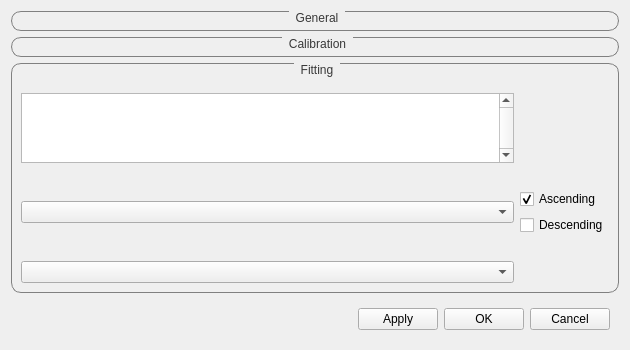
<?xml version="1.0" encoding="UTF-8"?>
<ui version="4.0">
 <class>Form</class>
 <widget class="QWidget" name="Form">
  <property name="geometry">
   <rect>
    <x>0</x>
    <y>0</y>
    <width>630</width>
    <height>184</height>
   </rect>
  </property>
  <property name="windowTitle">
   <string>Engineering Diffraction Analysis - Settings</string>
  </property>
  <property name="styleSheet">
   <string notr="true">QGroupBox {
border: 1px solid grey;border-radius: 10px;margin-top: 1ex; margin-right: 0ex
}
QGroupBox:title {
                          subcontrol-origin: margin;
                          subcontrol-position: top center;
                          padding-top: 0px;
                          padding-bottom: 0px;
							  padding-left: 5px;
                          padding-right: 5px;
                          color: rgb(56, 56, 56)
}</string>
  </property>
  <layout class="QVBoxLayout" name="verticalLayout">
   <item>
    <widget class="QGroupBox" name="group_general">
     <property name="title">
      <string>General</string>
     </property>
     <layout class="QGridLayout" name="gridLayout">
      <item row="0" column="0">
       <widget class="FileFinderWidget" name="finder_save" native="true"/>
      </item>
     </layout>
    </widget>
   </item>
   <item>
    <widget class="QGroupBox" name="group_calib">
     <property name="title">
      <string>Calibration</string>
     </property>
     <layout class="QGridLayout" name="gridLayout_2">
      <item row="0" column="0">
       <widget class="FileFinderWidget" name="finder_fullCalib" native="true"/>
      </item>
     </layout>
    </widget>
   </item>
   <item>
    <widget class="QGroupBox" name="fitting">
     <property name="title">
      <string>Fitting</string>
     </property>
     <layout class="QGridLayout" name="gridLayout_3">
	  <item row="0" column="0">
	   <widget class="QLabel" name="log_list_label"></widget>
	  </item>
      <item row="1" column="0">
       <widget class="QListWidget" name="log_list">
		<property name="verticalScrollBarPolicy">
		  <enum>Qt::ScrollBarAlwaysOn</enum>
        </property>
       </widget>
      </item>
	  <item row="2" column="0">
	   <widget class="QLabel" name="primary_log_label"></widget>
	  </item>
	  <item row="3" column="0">
       <widget class="QComboBox" name="primary_log">
       </widget>
      </item>
	  <item row="3" column="1">
	   <layout class="QVBoxLayout" name="SeqFitOrder_layout">
	    <item>
         <widget class="QCheckBox" name="check_ascending">
          <property name="text">
           <string>Ascending</string>
          </property>
		  <property name="checked">
           <bool>true</bool>
          </property>
	    </widget>
	    </item>
		<item>
         <widget class="QCheckBox" name="check_descending">
          <property name="text">
           <string>Descending</string>
          </property>
		  <property name="checked">
           <bool>false</bool>
          </property>
	    </widget>
	    </item>
	   </layout>
	  </item>
	  <item row="4" column="0">
	   <widget class="QLabel" name="peak_list_label"></widget>
	  </item>
	  <item row="5" column="0">
       <widget class="QComboBox" name="peak_list"></widget>
      </item>
     </layout>
    </widget>
   </item>
   <item>
    <spacer name="verticalSpacer">
     <property name="orientation">
      <enum>Qt::Vertical</enum>
     </property>
     <property name="sizeHint" stdset="0">
      <size>
       <width>20</width>
       <height>40</height>
      </size>
     </property>
    </spacer>
   </item>
   <item>
    <widget class="QFrame" name="frame">
     <property name="sizePolicy">
      <sizepolicy hsizetype="Preferred" vsizetype="Minimum">
       <horstretch>0</horstretch>
       <verstretch>0</verstretch>
      </sizepolicy>
     </property>
     <property name="frameShape">
      <enum>QFrame::NoFrame</enum>
     </property>
     <property name="frameShadow">
      <enum>QFrame::Raised</enum>
     </property>
     <layout class="QHBoxLayout" name="horizontalLayout">
      <item>
       <spacer name="horizontalSpacer">
        <property name="orientation">
         <enum>Qt::Horizontal</enum>
        </property>
        <property name="sizeHint" stdset="0">
         <size>
          <width>40</width>
          <height>20</height>
         </size>
        </property>
       </spacer>
      </item>
      <item>
       <widget class="QPushButton" name="btn_apply">
        <property name="text">
         <string>Apply</string>
        </property>
       </widget>
      </item>
      <item>
       <widget class="QPushButton" name="btn_ok">
        <property name="text">
         <string>OK</string>
        </property>
       </widget>
      </item>
      <item>
       <widget class="QPushButton" name="btn_cancel">
        <property name="text">
         <string>Cancel</string>
        </property>
       </widget>
      </item>
     </layout>
    </widget>
   </item>
  </layout>
 </widget>
 <customwidgets>
  <customwidget>
   <class>FileFinderWidget</class>
   <extends>QWidget</extends>
   <header>mantidqt.widgets.filefinderwidget</header>
   <container>1</container>
  </customwidget>
 </customwidgets>
 <resources/>
 <connections/>
</ui>
